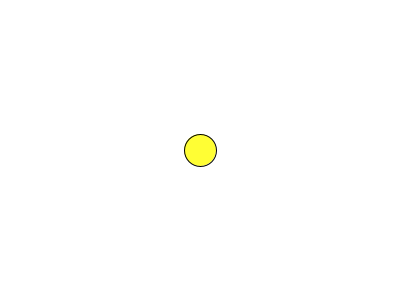
Frame 1 (no input)
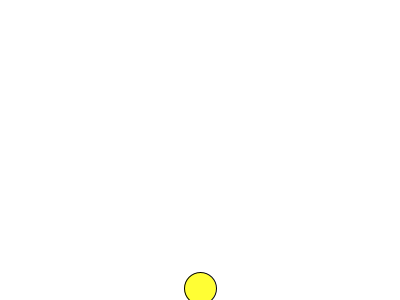
Frame 60 (the mouse pressed at the canvas centre just before this capture)
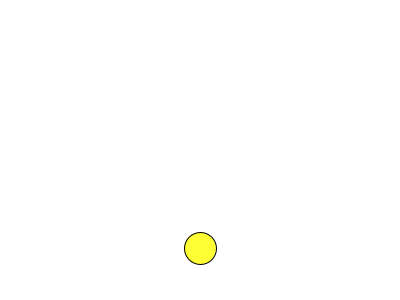
Frame 120 (the mouse held since frame 60 and released just before this capture)

The Processing sketch that drew these frames (run headless with seeded random() and noise(); from frame 60 on, the mouse is pressed at the canvas centre):

// Processing sketch: Aufgabe_1_b
// ── Aufgabe_1_b.pde
Ball meinBall;

void settings(){
  size(400, 300);
}

void setup(){                
  meinBall= new Ball();
}

void draw(){
   background(255);
   meinBall.zeichnen();
   meinBall.bewegen();
   meinBall.prellen();
}

class Ball {
  color farbe;
  float xPos;
  float yPos;
  float geschwindigkeit;
  float gravitation;
  
  Ball(){
    farbe= #FFFE34;
    xPos=width/2;
    yPos=height/2;
    geschwindigkeit=0;
    gravitation=0.1;
}

void zeichnen(){                 
  fill(farbe);
  ellipse(xPos, yPos, 32, 32);

}

void bewegen(){              
  yPos=yPos+geschwindigkeit;
  geschwindigkeit=+geschwindigkeit+gravitation;
  }
  
void prellen(){             
  if(yPos>height){
    yPos=height;
    geschwindigkeit=geschwindigkeit*-0.7;
  }
}
}
